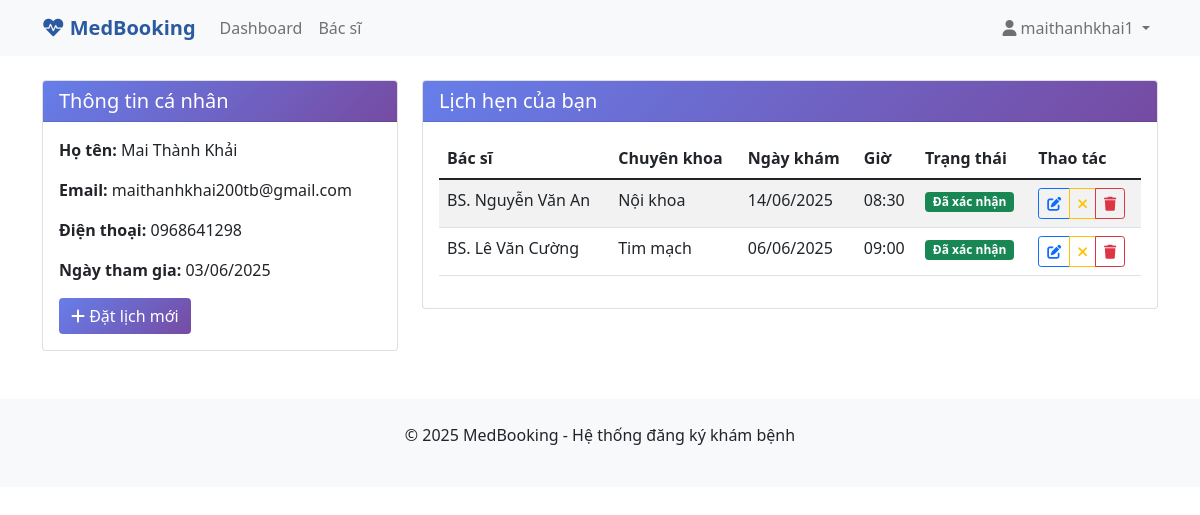
/user/dashboard (signed in), run on an earlier commit of the app's database.
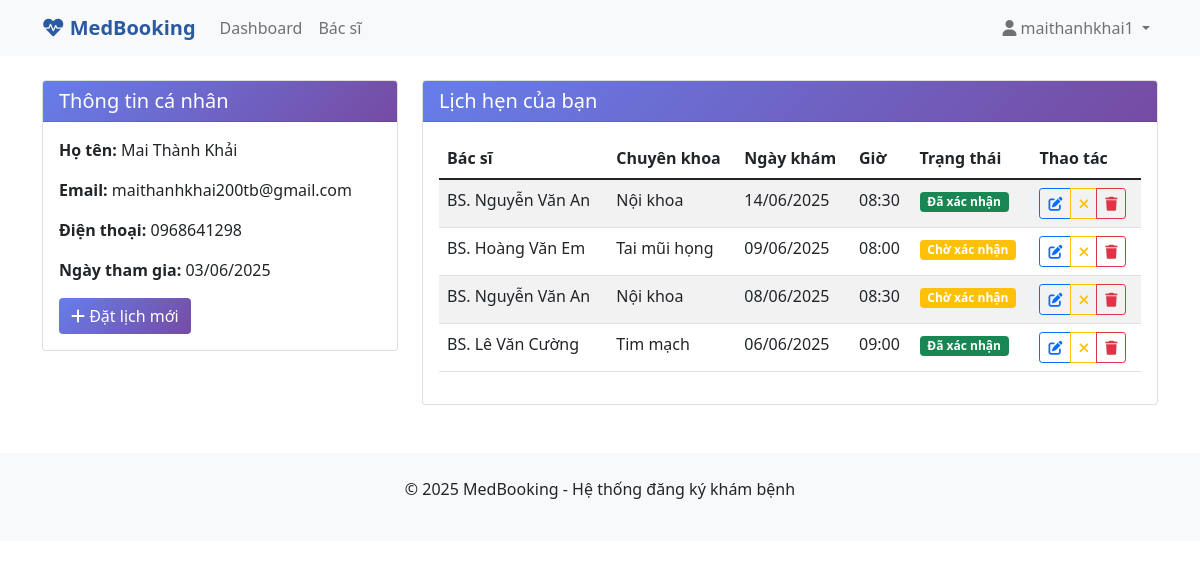
And on a later commit of the database.
### app/models.py (models this page shows, shortened)
class User(db.Model):
    id = db.Column(db.Integer, primary_key=True)
    username = db.Column(db.String(80), unique=True, nullable=False)
    email = db.Column(db.String(120), unique=True, nullable=False)
    password_hash = db.Column(db.String(120), nullable=False)
    full_name = db.Column(db.String(32), nullable=False)
    phone = db.Column(db.String(10), nullable=False)
    is_admin = db.Column(db.Boolean, default=False)
    created_at = db.Column(db.DateTime, default=datetime.utcnow)
    appointments = db.relationship('Appointment', backref='patient', lazy=True)

class Appointment(db.Model):
    id = db.Column(db.Integer, primary_key=True)
    patient_id = db.Column(db.Integer, db.ForeignKey('user.id'), nullable=False)
    doctor_id = db.Column(db.Integer, db.ForeignKey('doctor.id'), nullable=False)
    appointment_date = db.Column(db.Date, nullable=False)
    appointment_time = db.Column(db.String(10), nullable=False)
    symptoms = db.Column(db.Text, nullable=False)
    status = db.Column(db.String(20), default='Pending')  # Pending, Confirmed, Cancelled
    created_at = db.Column(db.DateTime, default=datetime.utcnow)

class Doctor(db.Model):
    id = db.Column(db.Integer, primary_key=True)
    name = db.Column(db.String(100), nullable=False)
    specialty = db.Column(db.String(100), nullable=False)
    phone = db.Column(db.String(20), nullable=False)
    email = db.Column(db.String(120), nullable=False)
    experience = db.Column(db.Integer, nullable=False)  # years of experience
    appointments = db.relationship('Appointment', backref='doctor', lazy=True)

### app/user/routes.py (the view)
@user_bp.route('/dashboard')
def dashboard():
    if 'user_id' not in session:
        return redirect(url_for('auth.login'))
    user = User.query.get(session['user_id'])
    appointments = Appointment.query.filter_by(patient_id=user.id).order_by(Appointment.appointment_date.desc()).all()
    return render_template('user/dashboard.html', user=user, appointments=appointments)

### app/templates/user/dashboard.html (shortened to what this page needs)
{% extends "base.html" %}  {% block content %}
<div class="row">
  <div class="col-md-4">
    <div class="card">
      <div class="card-header">
        <h5 class="mb-0">Thông tin cá nhân</h5>
      </div>
      <div class="card-body">
        <p><strong>Họ tên:</strong> {{ user.full_name }}</p>
        <p><strong>Email:</strong> {{ user.email }}</p>
        <p><strong>Điện thoại:</strong> {{ user.phone }}</p>
        <p>
          <strong>Ngày tham gia:</strong> {{
          user.created_at.strftime('%d/%m/%Y') }}
        </p>
        <a href="{{ url_for('user.doctors') }}" class="btn btn-medical">
          <i class="fas fa-plus"></i> Đặt lịch mới
        </a>
      </div>
    </div>
  </div>
  <div class="col-md-8">
    <div class="card">
      <div class="card-header">
        <h5 class="mb-0">Lịch hẹn của bạn</h5>
      </div>
      <div class="card-body">
        {% if appointments %}
        <div class="table-responsive">
          <table class="table table-striped">
            <thead>
              <tr>
                <th>Bác sĩ</th>
                <th>Chuyên khoa</th>
                <th>Ngày khám</th>
                <th>Giờ</th>
                <th>Trạng thái</th>
                <th>Thao tác</th>
              </tr>
            </thead>
            <tbody>
              {% for appointment in appointments %}
              <tr>
                <td>{{ appointment.doctor.name }}</td>
                <td>{{ appointment.doctor.specialty }}</td>
                <td>{{ appointment.appointment_date.strftime('%d/%m/%Y') }}</td>
                <td>{{ appointment.appointment_time }}</td>
                <td>
                  {% if appointment.status == 'Pending' %}
                  <span class="badge bg-warning">Chờ xác nhận</span>
                  {% elif appointment.status == 'Confirmed' %}
                  <span class="badge bg-success">Đã xác nhận</span>
                  {% else %}
                  <span class="badge bg-danger">Đã hủy</span>
                  {% endif %}
                </td>
                <td>
                  {% if appointment.status != 'Cancelled' %}
                  <div class="btn-group btn-group-sm">
                    <a
                      href="{{ url_for('user.edit_appointment', appointment_id=appointment.id) }}"
                      class="btn btn-outline-primary btn-sm"
                    >
                      <i class="fas fa-edit"></i>
                    </a>
                    <a
                      href="{{ url_for('user.cancel_appointment', appointment_id=appointment.id) }}"
                      class="btn btn-outline-warning btn-sm"
                      onclick="return confirm('Bạn có chắc muốn hủy lịch hẹn này?')"
                    >
                      <i class="fas fa-times"></i>
                    </a>
                    <a
                      href="{{ url_for('user.delete_appointment', appointment_id=appointment.id) }}"
                      class="btn btn-outline-danger btn-sm"
                      onclick="return confirm('Bạn có chắc muốn xóa lịch hẹn này?')"
                    >
                      <i class="fas fa-trash"></i>
                    </a>
                  </div>
                  {% endif %}
                </td>
              </tr>
              {% endfor %}
            </tbody>
          </table>
        </div>
        {% endif %}
      </div>
    </div>
  </div>
</div>
{% endblock %}

### app/templates/base.html (shortened to what this page needs)
<!DOCTYPE html>
<html lang="vi">
  <head>
    <link
      href="https://cdn.jsdelivr.net/npm/bootstrap@5.1.3/dist/css/bootstrap.min.css"
      rel="stylesheet"
    />
    <link
      href="https://cdnjs.cloudflare.com/ajax/libs/font-awesome/6.0.0/css/all.min.css"
      rel="stylesheet"
    />
  </head>
  <body>
    <nav class="navbar navbar-expand-lg navbar-light bg-light">
      <div class="container">
        <a class="navbar-brand" href="{{ url_for('main.index') }}">
          <i class="fas fa-heartbeat"></i> MedBooking
        </a>
        <div class="collapse navbar-collapse" id="navbarNav">
          <ul class="navbar-nav me-auto">
            {% if session.user_id %}
            <li class="nav-item">
              <a class="nav-link" href="{{ url_for('user.dashboard') }}"
                >Dashboard</a
              >
            </li>
            <li class="nav-item">
              <a class="nav-link" href="{{ url_for('user.doctors') }}"
                >Bác sĩ</a
              >
            </li>
            {% endif %}
          </ul>
          <ul class="navbar-nav">
            {% if session.user_id %}
            <li class="nav-item dropdown">
              <a
                class="nav-link dropdown-toggle"
                href="#"
                id="navbarDropdown"
                role="button"
                data-bs-toggle="dropdown"
              >
                <i class="fas fa-user"></i> {{ session.username }}
              </a>
            </li>
            {% endif %}
          </ul>
        </div>
      </div>
    </nav>
    <main class="container mt-4">
       {% block content %}{% endblock %}
    </main>
    <footer class="bg-light mt-5 py-4">
      <div class="container text-center">
        <p>&copy; 2025 MedBooking - Hệ thống đăng ký khám bệnh</p>
      </div>
    </footer>
  </body>
</html>

### app/templates/base.html (style rules this page uses)
.navbar-brand { font-weight: bold; color: #2c5aa0 !important; }
.card-header { background: linear-gradient(135deg, #667eea 0%, #764ba2 100%); color: white; }
.btn-medical { background: linear-gradient(135deg, #667eea 0%, #764ba2 100%); border: none; color: white; }

What changed in the data, as far as the page shows it:
added Appointment: doctor.name "BS. Hoàng Văn Em", doctor.specialty "Tai mũi họng", appointment_date "09/06/2025", appointment_time "08:00", status "Chờ xác nhận"
added Appointment: doctor.name "BS. Nguyễn Văn An", doctor.specialty "Nội khoa", appointment_date "08/06/2025", appointment_time "08:30", status "Chờ xác nhận"
